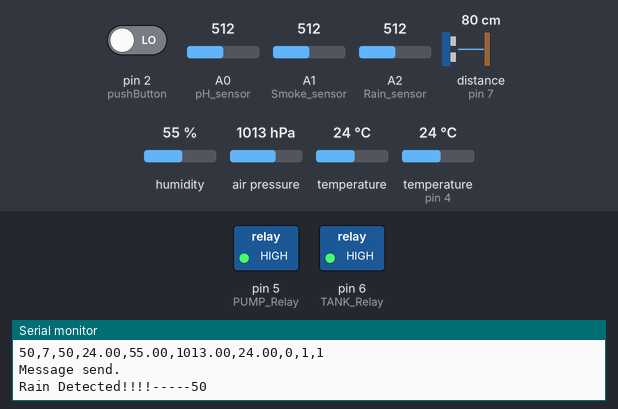
Bench run of a sketch on a simulated Arduino Uno, built with avr-gcc and run on an emulated ATmega328P. Shown: switched loads named in the sketch (green lamp = pin HIGH), the last lines printed to the serial monitor. Wiring (inferred from the names in the program): ultrasonic range finder: trigger pin 3; echo pin 7. The test bench sets the inputs (shaded band); at power-on: distance to the obstacle (sensor on pin 7) 80 cm, temperature 24 °C, pin 2 (pushButton) LOW, A0 (pH_sensor) = 512, A1 (Smoke_sensor) = 512, A2 (Rain_sensor) = 512, humidity 55 %, air pressure 1013 hPa, temperature (sensor on pin 4) 24 °C. The echo pulse lasts 58.3 µs per cm; no radio packets arrive unless stated; pins used as bus, display or sensor lines are not drawn.

Above: at 1.2 s.
1.3 s: distance to the obstacle (sensor on pin 7) set to 6 cm
4.2 s: distance to the obstacle (sensor on pin 7) set to 3 cm
At 6.5 s:
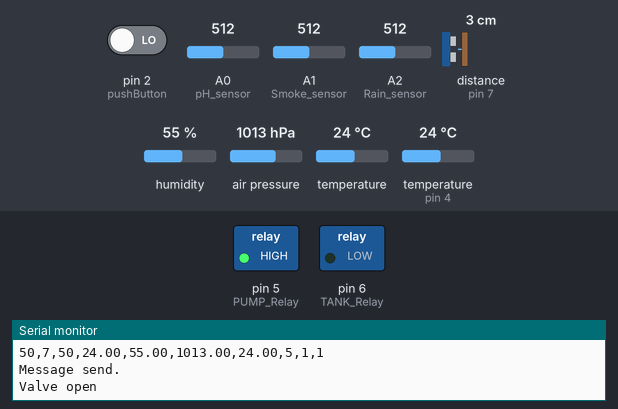
7.5 s: temperature (sensor 0) set to 39 °C
10.2 s: temperature (sensor 0) set to 42 °C
At 15.8 s:
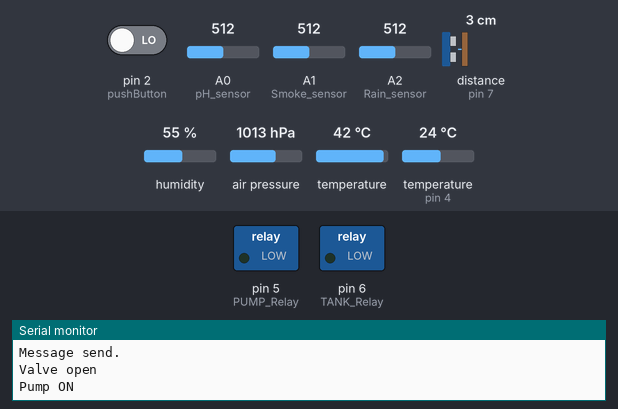
16.5 s: distance to the obstacle (sensor on pin 7) set to 9 cm
At 19.3 s:
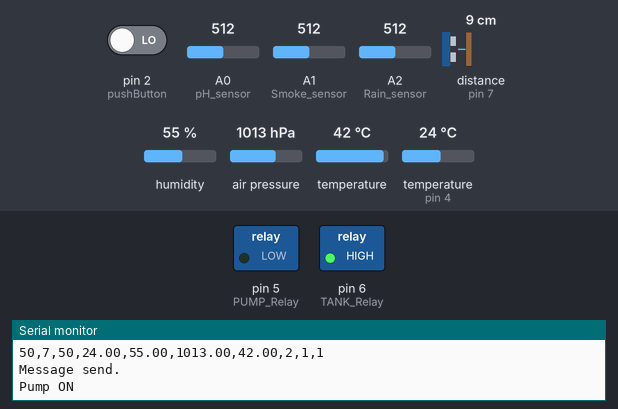
25.1 s: distance to the obstacle (sensor on pin 7) set to 2 cm
At 28.5 s:
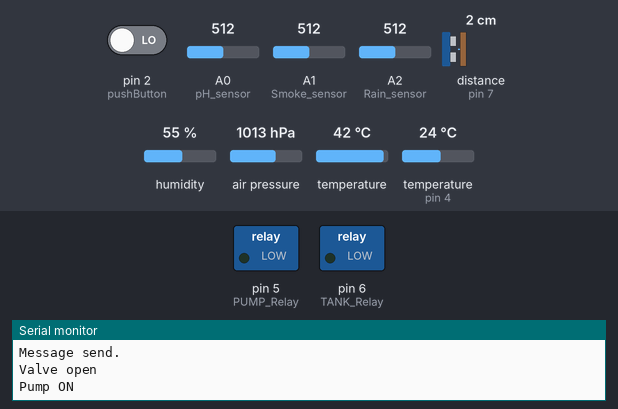
Timing chart, 0 to 30.0 s (numbered marks = the images above; inputs shaded):
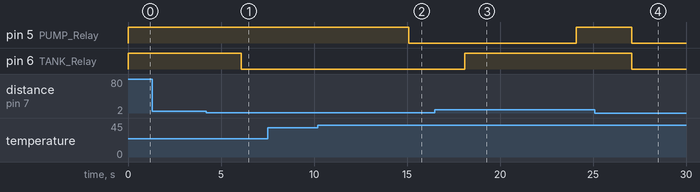

The sketch:

forest_project_arduino_uno.ino
```cpp
#define DHTPIN 4
#define DHTTYPE DHT11
#define PUMP_Relay 5
#define TANK_Relay 6
#define trigPin 3
#define echoPin 7
#define pushButton 2
#define pH_sensor A0
#define Smoke_sensor A1
#define Rain_sensor A2
#define CRITICAL_TEMP 40
// #define BMP280_ADDRESS 0x77  // <-- Check

// //LoRa pin config
#define csPin 10
#define resetPin 9
#define irqPin 8

#include <arduino-timer.h>
#include <DHT_U.h>
#include <Wire.h>
#include <SPI.h>
#include <LoRa.h>
#include <Adafruit_BMP280.h>

int pH = 0;
int Smoke = 0;
int Rain = 0;
float Temp = 0;
float Hum = 0;
float Btemp = 0;
float Pressure = 0;
int Altitude = 0;
int distance = 0;
bool pump_enable = false;

int fire_alarm = 0;
int rain_alarm = 0;
int tank_clear = 0;

byte localAddress = 0xFF;  // address of this device
byte destination = 0xBB;   // destination to send to

auto timer = timer_create_default();
String cdata;
Adafruit_BMP280 bmp;
DHT_Unified dht(DHTPIN, DHTTYPE);
sensors_event_t event;

//=========================================================================================================
void setup() {
  Serial.begin(115200);
  LoRa.setPins(csPin, resetPin, irqPin);
  dht.begin();  // Intiate DHT sensor

  if (!LoRa.begin(433E6)) {  // initialize ratio at 433 MHz
    Serial.println("LoRa init failed. Check your connections.");
  }
  if (!bmp.begin(0x76)) {
    Serial.println(F("Could not find a valid BMP280 sensor, check wiring!"));
  }
  bmp.setSampling(Adafruit_BMP280::MODE_NORMAL,     /* Operating Mode. */
                  Adafruit_BMP280::SAMPLING_X2,     /* Temp. oversampling */
                  Adafruit_BMP280::SAMPLING_X16,    /* Pressure oversampling */
                  Adafruit_BMP280::FILTER_X16,      /* Filtering. */
                  Adafruit_BMP280::STANDBY_MS_500); /* Standby time. */

  pinMode(PUMP_Relay, OUTPUT);
  pinMode(TANK_Relay, OUTPUT);
  pinMode(pH_sensor, INPUT);
  pinMode(Smoke_sensor, INPUT);
  pinMode(Rain_sensor, INPUT);
  pinMode(trigPin, OUTPUT);  // Sets the trigPin as an Output
  pinMode(echoPin, INPUT);   // Sets the echoPin as an Input
  digitalWrite(PUMP_Relay, HIGH);
  digitalWrite(TANK_Relay, HIGH);
  attachInterrupt(digitalPinToInterrupt(pushButton), pushButtonISR, CHANGE);
  LoRa.onTxDone(onTxDone);
  timer.every(1500, packetSend);
  timer.every(3000, tankAndTempCheck);
}
//=========================================================================================================

//=========================================================================================================

void loop() {
  timer.tick();
  Smoke = analogRead(Smoke_sensor);
  Smoke = map(Smoke, 0, 1023, 0, 100);
  if (Smoke > 20) {  //Fire Warning
    int fire_alarm_temp = 1;
    if (fire_alarm != fire_alarm_temp) {
      fire_alarm = fire_alarm_temp;
      packetSend();
      Serial.print("Fire Detected!!!!-----");
      Serial.println(Smoke);
    }
  } else {
    fire_alarm = 0;
  }

  Rain = analogRead(Rain_sensor);
  Rain = map(Rain, 0, 1023, 100, 0);
  if (Rain > 20) {  //Rain Warning
    int rain_alarm_temp = 1;
    if (rain_alarm != rain_alarm_temp) {
      rain_alarm = rain_alarm_temp;
      packetSend();
      Serial.print("Rain Detected!!!!-----");
      Serial.println(Smoke);
    }
  } else {
    rain_alarm = 0;
  }
}
//=========================================================================================================

//=========================================================================================================
void pushButtonISR(){
  pump_enable = !pump_enable;
}
bool packetSend() {
  readSensors();
  cdata = String(Smoke) + "," + String(pH) + "," + String(Rain) + "," + String(Temp) + "," + String(Hum) + ","
          + String(Pressure) + "," + String(Btemp) + "," + String(distance) + "," + String(fire_alarm) + "," + String(rain_alarm);
  Serial.println(cdata);
  sendMessage(cdata);
}


void sendMessage(String outgoing) {
  LoRa.beginPacket();             // start packet
  LoRa.write(destination);        // add destination address
  LoRa.write(localAddress);       // add sender address
  LoRa.write(outgoing.length());  // add payload length
  LoRa.print(outgoing);           // add payload
  LoRa.endPacket();               // finish packet and send it
  Serial.println("Message send.");
  outgoing = "";
}


int onReceive(int packetSize) {
  if (packetSize == 0) return 0;
  int recipient = LoRa.read();        // recipient address
  byte sender = LoRa.read();          // sender address
  byte incomingLength = LoRa.read();  // incoming msg length

  /////////////////////////////////////////////////////////DATA from SERVER
  if (recipient == localAddress) {
    char incoming = (char)LoRa.read();
    Serial.println("Incoming: ");
    Serial.println(incoming);
    if (incoming == 'A') {  //TANK RELAY
      tank_clear = 1;
    } else if (incoming == 'a') {
      tank_clear = 0;
    }

    if (incoming == 'B') {  //PUMP RELAY
      digitalWrite(PUMP_Relay, LOW);
    } else if (incoming == 'b') {
      digitalWrite(PUMP_Relay, HIGH);
    }
    return 1;
  } else {
    Serial.println("Addresses doesn't match");
    return 0;
  }
}

void onTxDone() {
  Serial.println("TxDone");
}


void readSensors() {
  Smoke = analogRead(Smoke_sensor);
  Smoke = map(Smoke, 0, 1023, 0, 100);
  Serial.print("Smoke: ");
  Serial.println(Smoke);

  pH = analogRead(pH_sensor);
  pH = map(pH, 0, 1023, 14, 0);
  Serial.print("pH: ");
  Serial.println(pH);

  Rain = analogRead(Rain_sensor);
  Rain = map(Rain, 0, 1023, 100, 0);
  Serial.print("Rain: ");
  Serial.println(Rain);

  dht.temperature().getEvent(&event);  // Get temperature event and print its value.
  Temp = event.temperature;
  Serial.print("Temperature: ");
  Serial.println(Temp);
  if (isnan(Temp)) {  //DHT error handling
    Serial.println(F("Error reading temperature!"));
  }
  dht.humidity().getEvent(&event);
  Hum = event.relative_humidity;
  Serial.print("Humidity: ");
  Serial.println(Hum);
  if (isnan(Hum)) {  // DHT error handling
    Serial.println(F("Error reading humidity!"));
  }

  Btemp = bmp.readTemperature();
  Serial.print("Barometric Temperature: ");
  Serial.println(Btemp);

  Pressure = bmp.readPressure()/100;
  Serial.print("Pressure (hPa): ");
  Serial.println(Pressure);

  Altitude = bmp.readAltitude(1010.0);  //1008.78 Altitude +","+
  Serial.print("Altitude: ");
  Serial.println(Altitude);
}

boolean runEvery(unsigned long interval) {
  static unsigned long previousMillis = 0;
  unsigned long currentMillis = millis();
  if (currentMillis - previousMillis >= interval) {
    previousMillis = currentMillis;
    return true;
  }
  return false;
}

void tankAndTempCheck() {
  digitalWrite(trigPin, LOW);  // Clears the trigPin
  delayMicroseconds(2);
  digitalWrite(trigPin, HIGH);  // Sets the trigPin on HIGH state for 10 micro seconds
  delayMicroseconds(10);
  digitalWrite(trigPin, LOW);
  long duration = pulseIn(echoPin, HIGH);  // Reads the echoPin, returns the sound wave travel time in microseconds
  distance = duration * 0.034 / 2;         // Calculating the distance

  if (distance < 4 || tank_clear == 1) {
    digitalWrite(TANK_Relay, LOW);
    Serial.println("Valve open ");
  } else if (distance >= 4 || tank_clear == 0) {
    digitalWrite(TANK_Relay, HIGH);
  }
  if (Btemp > CRITICAL_TEMP || pump_enable == true) {
    digitalWrite(PUMP_Relay, LOW);
    Serial.println("Pump ON");
    if (runEvery(10000)) {
      digitalWrite(PUMP_Relay, HIGH);
      pump_enable == false;
      Serial.println("Pump OFF");
    }
  } else {
    digitalWrite(PUMP_Relay, HIGH);
  }

  // if (Btemp > CRITICAL_TEMP) {
  //   digitalWrite(PUMP_Relay, LOW);
  //   Serial.println("Pump ON");
  // } else {
  //   digitalWrite(PUMP_Relay, HIGH);
  // }
}
```

Measured:
- the behaviour switches between 5 and 4 cm on distance to the obstacle (sensor on pin 7) (found by bisection; images 0 and 1)
- the behaviour switches between 40 and 41 °C on temperature (sensor 0) (found by bisection; images 1 and 2)
- after the input at 4.2 s, pin 6 (TANK_Relay): HIGH → LOW after 1.9 s
- after the input at 10.2 s, pin 5 (PUMP_Relay): HIGH → LOW after 4.9 s
- after the input at 16.5 s, pin 6 (TANK_Relay): LOW → HIGH after 1.6 s
- after the input at 25.1 s, pin 6 (TANK_Relay): HIGH → LOW after 2.0 s
